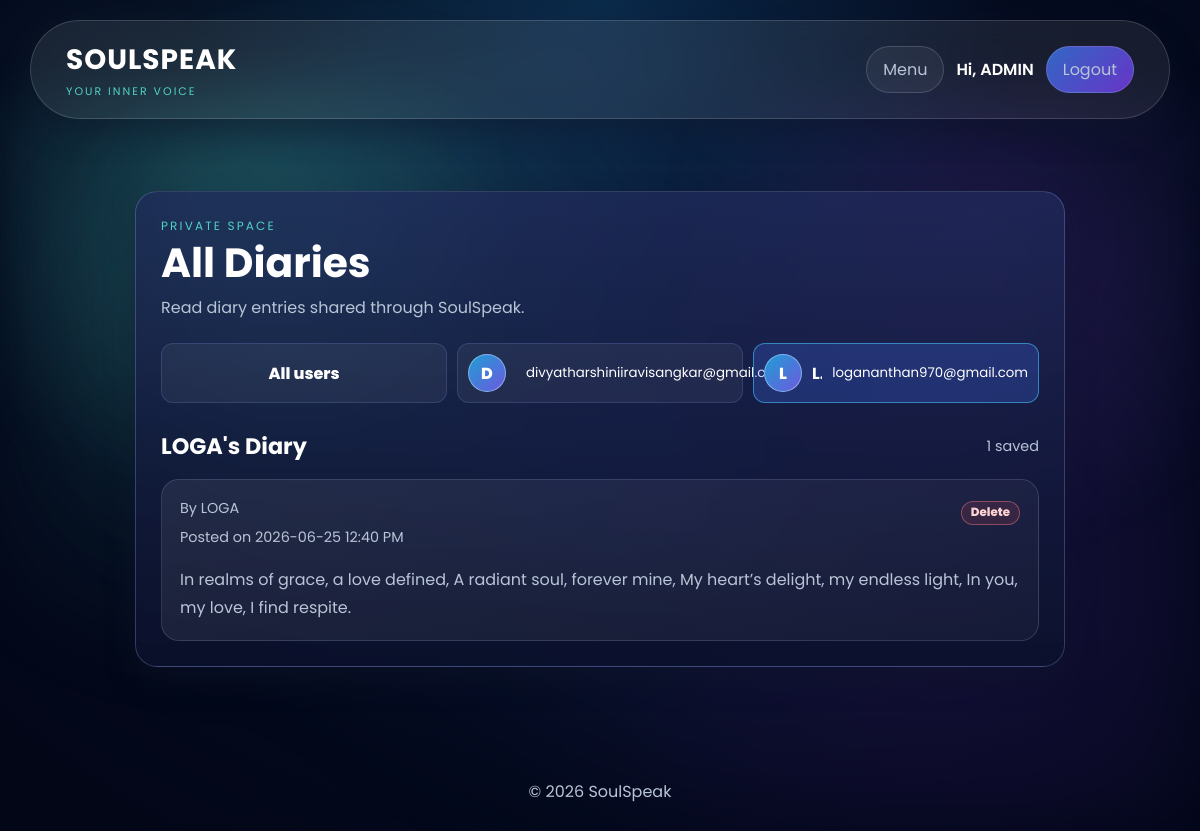
The app's page /diary?user_id=2 (signed in) with its own data.
### app.py (models this page shows)
class User(UserMixin, db.Model):
    id = db.Column(
        db.Integer,
        primary_key=True
    )
    username = db.Column(
        db.String(100),
        nullable=False
    )
    email = db.Column(
        db.String(150),
        unique=True,
        nullable=False
    )
    password = db.Column(
        db.String(100),
        nullable=False
    )

class Diary(db.Model):
    id = db.Column(
        db.Integer,
        primary_key=True
    )
    content = db.Column(
        db.Text,
        nullable=False
    )
    date = db.Column(
        db.DateTime,
        default=datetime.utcnow
    )
    user_id = db.Column(
        db.Integer,
        db.ForeignKey('user.id')
    )

### app.py (the view, shortened to what this page needs)
@app.route('/diary', methods=['GET', 'POST'])
@login_required
def diary():
    admin_view = is_admin_user()
    diary_users = []
    selected_diary_user = None
    selected_diary_user_id = request.args.get('user_id', type=int)
    if admin_view:
        diary_user_ids = [
            row[0]
            for row in db.session.query(Diary.user_id)
            .filter(Diary.user_id.isnot(None))
            .distinct()
            .all()
        ]
        diary_users = User.query.filter(User.id.in_(diary_user_ids)).order_by(User.username.asc()).all() if diary_user_ids else []
        entries_query = Diary.query
        if selected_diary_user_id:
            selected_diary_user = User.query.get(selected_diary_user_id)
            if selected_diary_user:
                entries_query = entries_query.filter_by(user_id=selected_diary_user.id)
            else:
                flash('Selected diary user was not found.')
                return redirect(url_for('diary'))
        entries = entries_query.order_by(Diary.date.desc()).all()
    else:
        entries = Diary.query.filter_by(
            user_id=current_user.id
        ).order_by(Diary.date.desc()).all()
    users_by_id = {
        user.id: user
        for user in User.query.all()
    } if is_admin_user() else {}
    return render_template(
        'diary.html',
        entries=entries,
        diary_users=diary_users,
        selected_diary_user=selected_diary_user,
        users_by_id=users_by_id,
        user=current_user.username,
        is_admin=admin_view
    )

### app.py (called while the page is built)
def is_admin_user(user=None):
    user = user or current_user
    if not getattr(user, 'is_authenticated', False):
        return False
    username = (getattr(user, 'username', '') or '').strip().lower()
    email = (getattr(user, 'email', '') or '').strip().lower()
    return username == 'admin' or email in app.config.get('ADMIN_EMAILS', set())

@app.context_processor
def inject_admin_status():
    return {'is_admin': is_admin_user()}

@app.template_filter('malaysia_time')
def malaysia_time(value, fmt='%I:%M %p'):
    if not value:
        return ''
    return (value + timedelta(hours=8)).strftime(fmt)

@login_manager.user_loader
def load_user(user_id):
    return User.query.get(int(user_id))

### templates/diary.html (shortened to what this page needs)
{% extends "base.html" %}
{% block content %}
<main class="app-page">
    <section class="diary-entry">
        <div class="page-heading compact-heading">
            <p class="eyebrow">Private space</p>
            <h1>{% if is_admin %}All Diaries{% else %}Personal Diary{% endif %}</h1>
            <p>{% if is_admin %}Read diary entries shared through SoulSpeak.{% else %}Write what you need to put down. Your entries stay here for you.{% endif %}</p>
        </div>
        {% if is_admin %}
            <div class="admin-user-filter">
                <a class="filter-user{% if not selected_diary_user %} active{% endif %}" href="{{ url_for('diary') }}">All users</a>
                {% for diary_user in diary_users %}
                    <a class="filter-user{% if selected_diary_user and selected_diary_user.id == diary_user.id %} active{% endif %}" href="{{ url_for('diary', user_id=diary_user.id) }}">
                        <span>{{ (diary_user.username or 'U')[:1]|upper }}</span>
                        <strong>{{ diary_user.username }}</strong>
                        <small>{{ diary_user.email }}</small>
                    </a>
                {% endfor %}
            </div>
        {% else %}
            <form method="POST" class="diary-form">
                <textarea name="content" rows="6" placeholder="Write your diary entry..." required></textarea>
                <button class="btn" type="submit">Save Entry</button>
            </form>
        {% endif %}
        <div class="section-title-row">
            <h2>{% if selected_diary_user %}{{ selected_diary_user.username }}'s Diary{% else %}Diary Entries{% endif %}</h2>
            <span>{{ entries|length if entries else 0 }} saved</span>
        </div>
        {% if entries %}
            <div class="entries">
                {% for entry in entries %}
                    <article class="entry-card">
                        <div class="entry-header">
                            <div>
                                {% if is_admin %}
                                    {% set entry_user = users_by_id.get(entry.user_id) %}
                                    <div class="entry-meta">By {{ entry_user.username if entry_user else 'Unknown user' }}</div>
                                {% endif %}
                                <div class="entry-meta">Posted on {{ entry.date|malaysia_time('%Y-%m-%d %I:%M %p') if entry.date else 'Unknown' }}</div>
                            </div>
                            <form method="POST" action="{{ url_for('delete_diary', entry_id=entry.id) }}">
                                <button type="submit" class="danger-text-btn">Delete</button>
                            </form>
                        </div>
                        <p>{{ entry.content }}</p>
                    </article>
                {% endfor %}
            </div>
        {% else %}
            <p class="empty-state">You have no diary entries yet.</p>
        {% endif %}
    </section>
</main>
{% endblock %}

### templates/base.html (shortened to what this page needs)
<!DOCTYPE html>
<html lang="en">
<head>
    <link rel="stylesheet" href="{{ url_for('static', filename='style.css') }}">
</head>
<body>
    <header>
        <nav class="navbar">
            <a class="logo" href="{{ url_for('home') }}">
                <span>SOULSPEAK</span>
                <small>Your inner voice</small>
            </a>
            <div class="nav-links">
                {% if current_user.is_authenticated %}
                    <a href="{{ url_for('menu') }}" class="nav-link-btn">Menu</a>
                    <span class="nav-user">Hi, {{ current_user.username }}</span>
                    <a href="{{ url_for('logout') }}" class="nav-link-btn logout-btn">Logout</a>
                {% endif %}
            </div>
        </nav>
    </header>
    {% block content %}{% endblock %}
    <footer>
        <p>&copy; 2026 SoulSpeak</p>
    </footer>
</body>
</html>

### records on screen
User: username "ADMIN"
User: username "D", email "divyatharshiniiravisangkar@gmail.com"
User: username "L", email "logananthan970@gmail.com", username "LOGA"
Diary: date|malaysia_time "2026-06-25 12:40 PM", content "In realms of grace, a love defined, A radiant soul, forever mine, My heart’s delight, my endless light, In you, my love, I find respite."

### other values on screen
{{ entries|length if entries else 0 }} "1"
